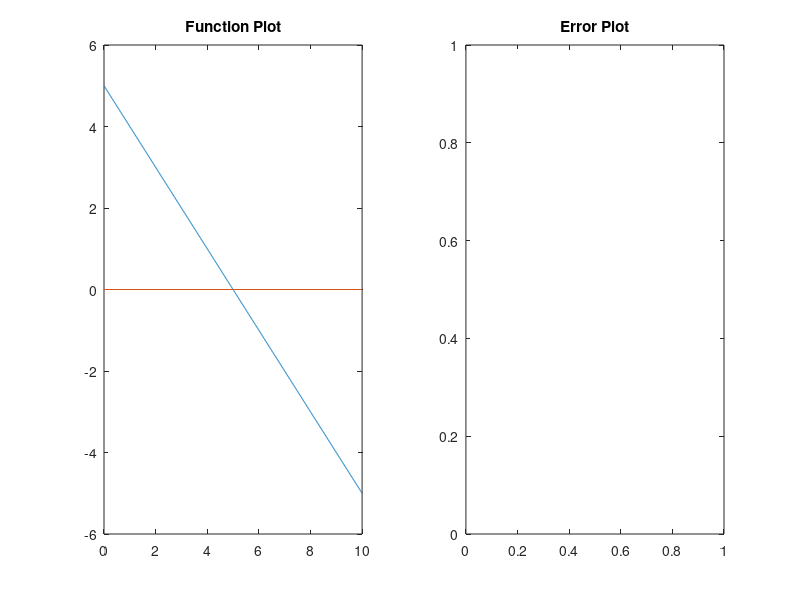

This figure's MATLAB source:
str = input('Input the function g(x) where x=g(x): ','s');
str = strcat('@(x)',str);
g = str2func(str);
a = input('Starting point: ');
re = input('Convergence criterion:\n1.Relative Error: \n');
fe = input('2.Functional Error: \n');
loops = input('3.Number of iterations: \n');
iterate = [];
error = [];
i = 0;
b = a+re+1;
err = 10e-5;
c = a;
while (abs((b-c)/c)>re)&&(abs(g(a)-a)>fe)&&(loops>0)
    c = a;
    b = g(a);
    a = b;
    loops = loops-1;
    i = i+1;
    iterate = [iterate,i];
    error = [error,(b-c)/c];
end
disp(a);
if abs((b-c)/c)<re
    disp('Stopped due to error condition');
elseif loops==0
    disp('Stopped due to iteration limit');
end
if abs((b-c)/c)>re
    disp('Please increase the number of iterations!');
end
gmin = a-5;
gmax = a+5;
subplot(1,2,1);
r = linspace(gmin,gmax,(gmax-gmin)*100);
fun = strcat(str,'-x');
f = str2func(fun);
y = arrayfun(f,r);
plot(r,y);
title('Function Plot');
ax = [gmin gmax];
ay = [0 0];
hold on
axis manual
plot(ax,ay);
hold off
subplot(1,2,2);
plot(iterate,error);
title('Error Plot');
hold on
axis manual
plot(iterate,zeros(i));
hold off